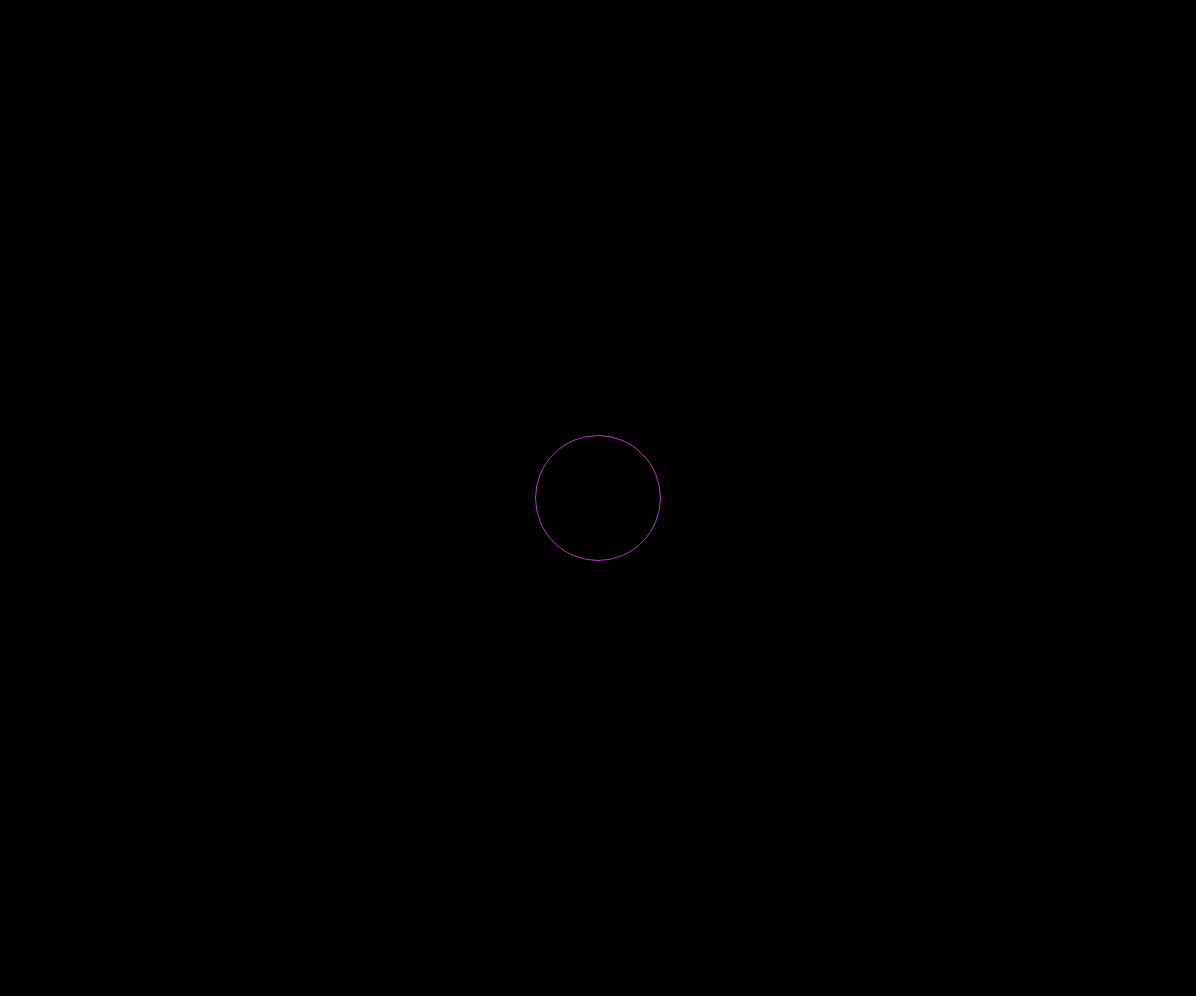
Frame 1 (no input)
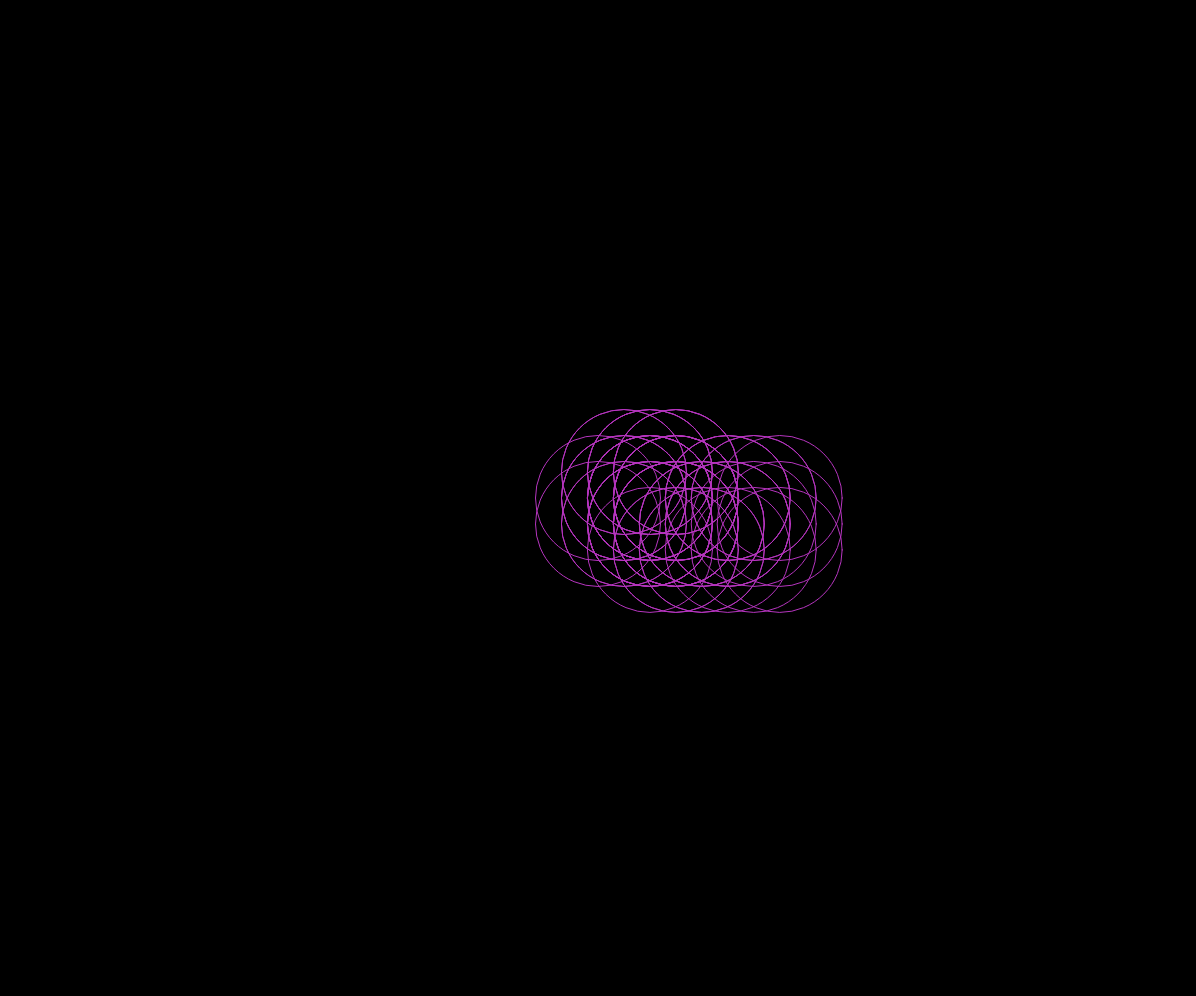
Frame 60 (no input)
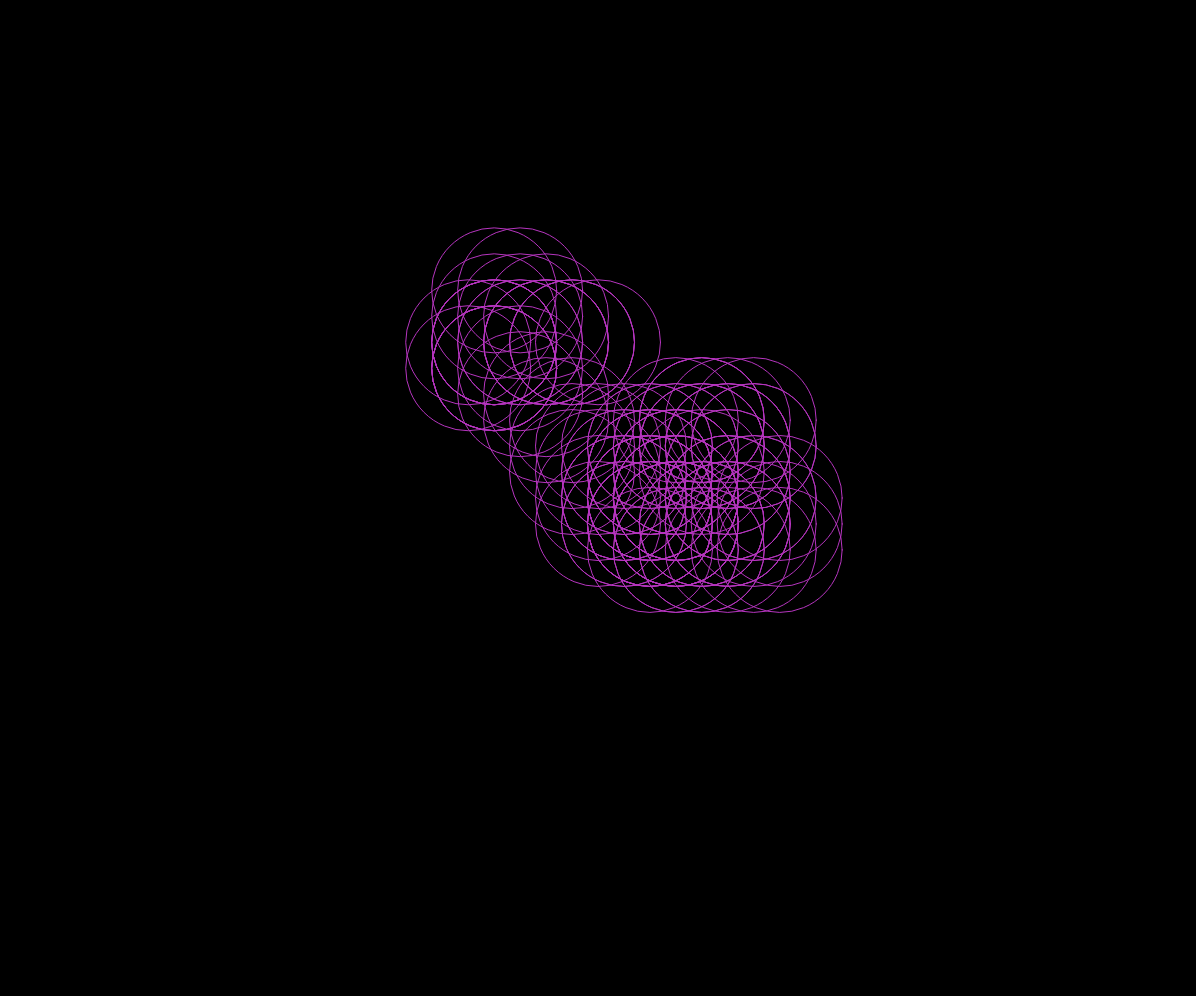
Frame 120 (the mouse pressed at the canvas centre since frame 60)

The p5.js sketch that drew these frames (run headless with seeded random() and noise() and a simulated clock; from frame 60 on, the mouse is pressed at the canvas centre):

// p5.js sketch
// ── sketch.js
var b

function setup() {
  createCanvas(window.innerWidth-4, window.innerHeight-4);
  background(0);
stroke(random(255),random(255),random(255))

  noFill()
  Bola = function(){
  this.x = width/2
  this.y = height/2
  this.r = random(0,75)

  }

  Bola.prototype.display = function(){
 ellipse(this.x,this.y,125)

  }
  Bola.prototype.rodar = function(){
  


    var choice = floor(random(4))
    if(choice == 1){
    this.x+=this.r
    }else if(choice == 2){
    this.x-=this.r

    }else if(choice == 3){
      
    this.y+=this.r

    } else{
    this.y-=this.r

    }
 //if(mouseIsPressed){
  //this.s = map(mouseX,200,30,0,1)
  //this.sy = map(mouseY,200,30,0,1)
  //this.x += this.s
  //this.y += this.sy
  //}
  
}
 
  
  
  b = new Bola()
}

function draw() {
b.display()

b.rodar()
}
